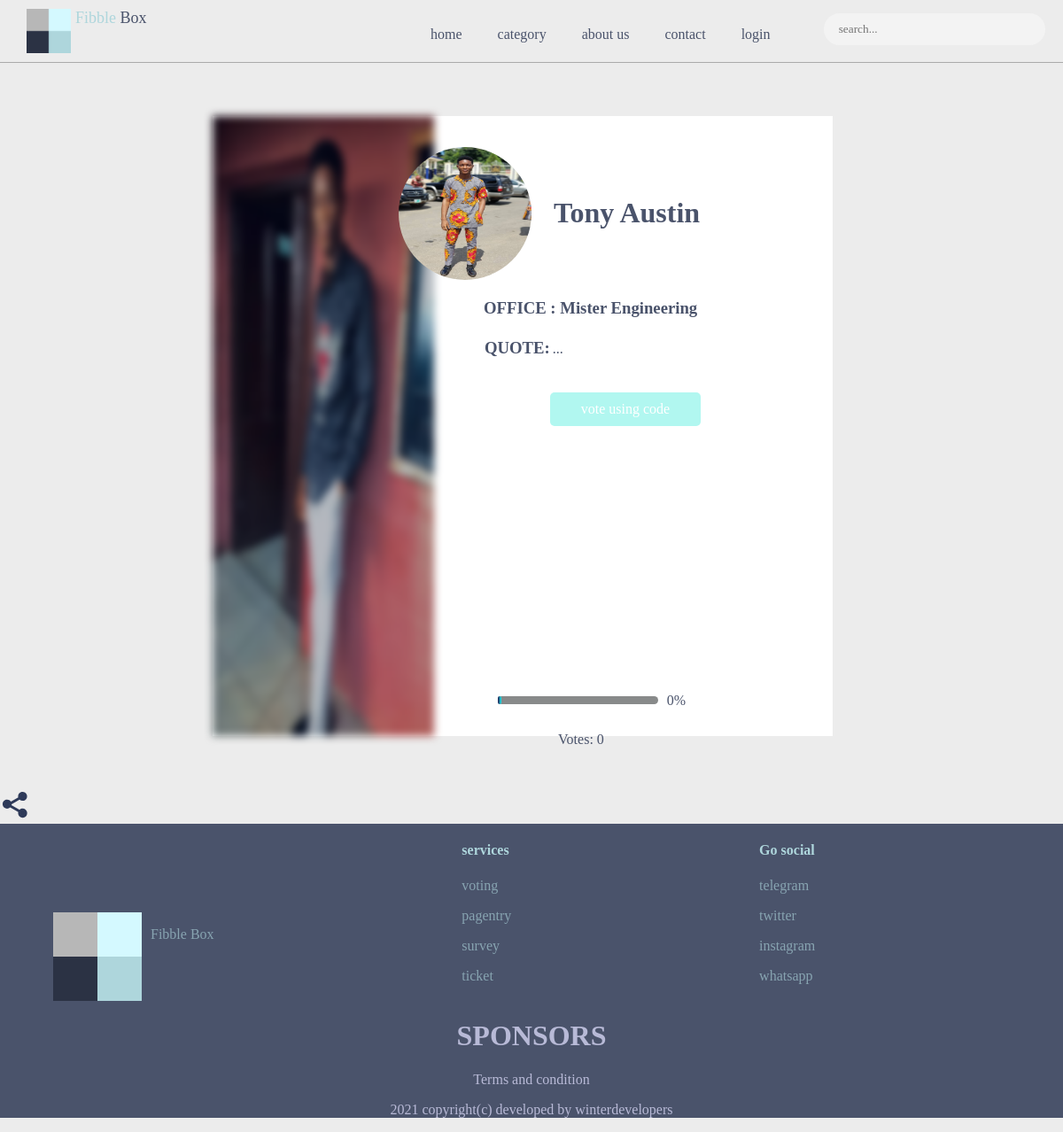
Page /candidate/4/ on the committed database.
### fibblebox_app/models.py (models this page shows, shortened)
class Candidate(models.Model):
    event = models.ForeignKey(Event, on_delete=models.CASCADE, related_name='event_candidate')
    office = models.ForeignKey(Office, on_delete=models.CASCADE, related_name='candidate_office', null=True)
    name = models.CharField(max_length=100)
    quote = models.CharField(max_length=250)
    background_image = models.ImageField()
    personal_image = models.ImageField()
    votes = models.IntegerField()
    @property
    def background_image_URL(self):
        try:
            image =   self.background_image.url
        except:
            image = ''
        return image
    @property
    def personal_image_URL(self):
        try:
            image = self.personal_image.url
        except:
            image = ''
        return image
        total_votes = sum([vote  for vote in range(0,self.votes - 1)])
        return total_votes

class Office(models.Model):
    event = models.ForeignKey(Event, on_delete=models.CASCADE, related_name='event_office')
    office_name = models.CharField(max_length=200)
    @property
    def office_total_votes(self):
        votes = self.candidate_office.all()
        office_votes = sum([x.votes for x in votes])
        return office_votes
    def __str__(self):
        return self.office_name

### fibblebox_app/views.py (the view, shortened to what this page needs)
# urls.py: path('candidate/<slug:id>/', candidate, name='candidate'),
def candidate(request, id):
    candidate = get_object_or_404(Candidate, id=id)
    coupon_code = votingCode.objects.all()
    share_string = 'vote me'
    coupon_list = []
    for x in coupon_code:
        coupon_list.append(x.coupon)
    print(coupon_list)
    context = {'candidate':candidate, 'share_string':share_string}
    template_name = 'candidate.html'
    return render(request, template_name, context)

### templates/candidate.html (shortened to what this page needs)
{% extends "base.html" %}
{% load static %}
{% block content %}
<div class="candidate">
    <img src="{{candidate.background_image_URL}}" alt='image'>
    <img class="candidate-img" src="{{candidate.personal_image_URL}}" alt="personal-image">
    <h1>{{candidate.name}}</h1>
    <div>
        <h3 style="margin-bottom: 3px; margin-top: 30px; margin-left: 25px;">OFFICE : {{candidate.office}}</h3>
        <div style="display: flex; flex-direction: row; margin-top: 1px;">
            <h3 style="padding: 1px; margin-left: 25px;">QUOTE: </h3>
            <p class="candidate-quote" style="inline-size: 170px;">{{candidate.quote}}</p>
        </div>
        <div style="position: relative;">
            <div id="candidate-code" class="candidate-code" > vote using code</div>
        </div>
       <div class="candidate-vote">
        </div>
        <div class="candidate-submit">
        </div>
        <div style="position: relative; height: 200px;">
            <div style="position: absolute; top:120%; left: 40%;"> Votes: {{candidate.votes}}</div>
            <div style="position: absolute; top:100%; left: 15%; background-color: rgb(136, 138, 138); height: 5px; width:65%; padding: 2px; border-radius: 5px;" ></div>
            <div style="position: absolute; top:100%; left: 15%;background-image:linear-gradient(to right, rgb(27, 18, 75),rgb(30, 247, 247));
             height:5px; width:{% widthratio candidate.votes candidate.office.office_total_votes 65 %}%; padding:2px; border-radius:5px;" ></div>
            <div style="position: absolute; top:98%; left: 85%;"> {% widthratio candidate.votes candidate.office.office_total_votes 100 %}% </div>
        </div>
    </div>
</div>
<div style="display: flex; flex-direction: row;" >
    <div id="candidate-share" class="candidate-share">
    </div>
</div>
{% endblock %}

### static/css/fibblebox.css (style rules this page uses)
:root { --font-color: #4A536B; --background-color: rgb(236, 236, 236); --background-color-dark: #4A536B; --background-color-form-input: #D4F9FF; }
body { margin: 0px; padding: 0px; color : var(--font-color); font-family: 'Poppins'; background-color: var(--background-color); }
.candidate { margin: 5% 20%; height: 700px; width: 700px; background-color: white; position: relative; }
.candidate > h1 { position: absolute; top: 10%; left: 55%; }
.candidate > img:first-child { width: 250px; height: 700px; filter: blur(5px); -webkit-filter:blur(5px); }
.candidate-img { width:150px; height:150px; border-radius: 50%; position: absolute; top: 5%; left:30%; }
.candidate > div { position: absolute; top:25%; left:40%; padding: 1px; }
.candidate-code { padding: 10px; background-color: rgb(177, 247, 240); width: 150px; color: white; margin-top: 20px; margin-left: 100px; border-radius: 5px; text-align: center; }
.candidate-submit { display: flex; flex-direction: row; background-color: rgb(255, 255, 255); height: 45px; width: 165px; color: white; margin-top: 20px; margin-left: 100px; border-radius: 5px; }
.candidate-vote { display: flex; flex-direction: row; padding: 10px; margin-top: 20px; margin-left: 85px; }
.candidate-quote { inline-size: 200px; margin-top: 23px; padding-left: 2px; }

### static/css/fibblebox_mobile.css (style rules this page uses)
:root { --font-color: #4A536B; --background-color: rgb(236, 236, 236); --background-color-dark: #4A536B; --background-color-form-input: #D4F9FF; }

### rows in the picture
Candidate: background_image_URL (picture), personal_image_URL (picture), name "Tony Austin", office "Mister Engineering", quote "...", votes "0", votes+office "0"
